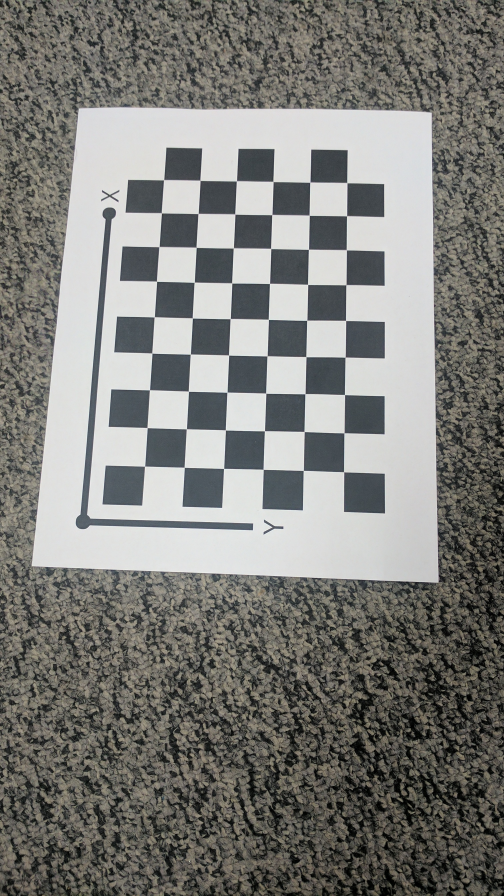
#> input picture data/IMG_20170209_042606.jpg, 1512 x 2688 px (shown at 1/3 size)
$ python Wrapper.py
#> lines starting #> are read from the running program, lines starting #| are printed output that depends on the picture
import cv2
import numpy as np
import argparse
import glob
import math
from scipy.optimize import least_squares
import matplotlib.pyplot as plt

def read_image(images):
  image = [cv2.imread(file)
          for file in images]
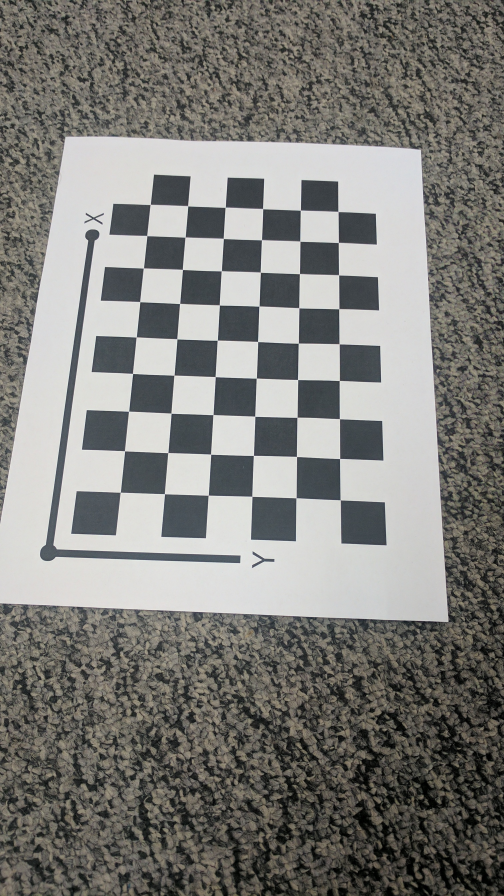
#> input picture data/IMG_20170209_042608.jpg, 1512 x 2688 px (shown at 1/3 size)
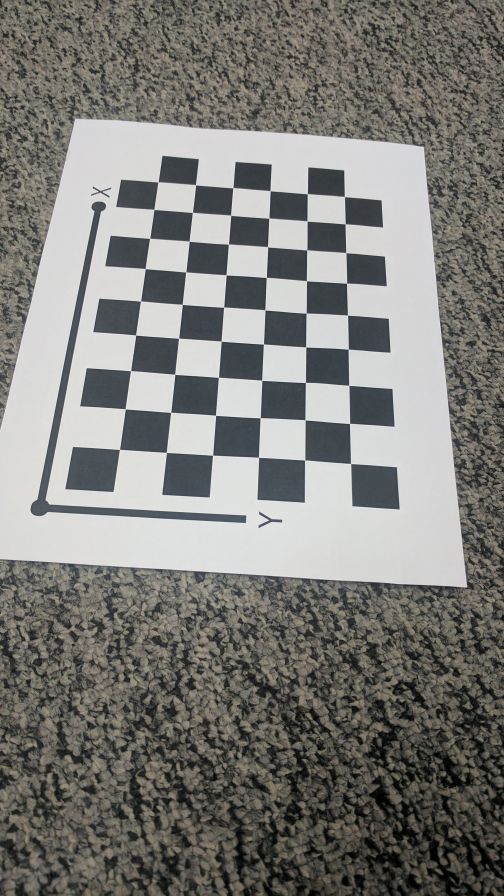
#> input picture data/IMG_20170209_042610.jpg, 1512 x 2688 px (shown at 1/3 size)
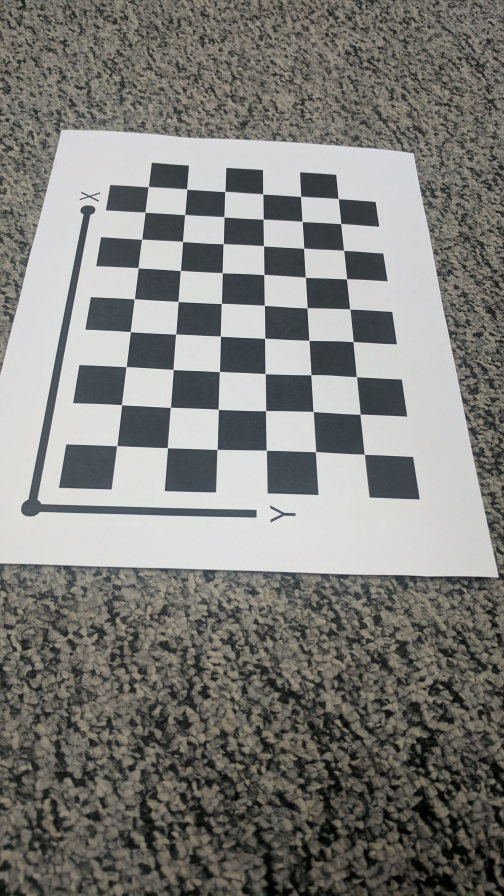
#> input picture data/IMG_20170209_042612.jpg, 1512 x 2688 px (shown at 1/3 size)
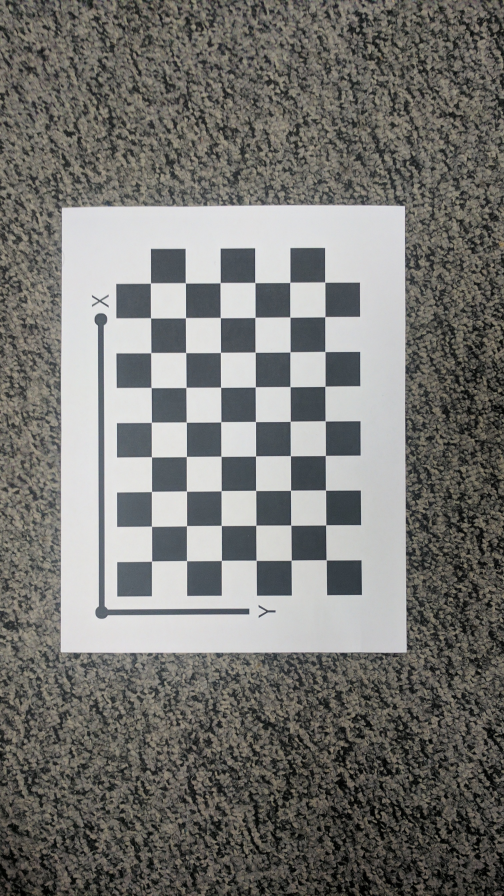
#> input picture data/IMG_20170209_042614.jpg, 1512 x 2688 px (shown at 1/3 size)
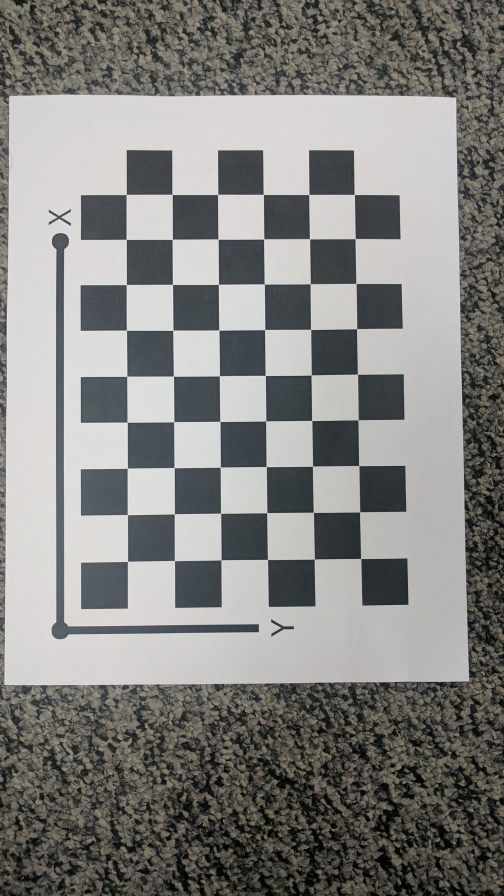
#> input picture data/IMG_20170209_042616.jpg, 1512 x 2688 px (shown at 1/3 size)
#> image = 13 items
  return image


# [32 lines left out: functions generate_extrinsic_params, generate_param_vec, not called in this run]


def vectorv(i, j, H):
    i = i-1
    j = j-1
    vij = [H[0, i]*H[0, j], H[0, i]*H[1, j] + H[1, i]
           * H[0, j], H[1, i]*H[1, j], H[0, i]*H[2, j] + H[2, i]*H[0, j], H[1, i]*H[2, j] + H[2, i]*H[1, j], H[2, i]*H[2, j]]
    v = np.array(vij).reshape(6, 1)
    return v


# [77 lines left out: functions compute_error, final_error, not called in this run]

def main():
  img = ["data/IMG_20170209_042606.jpg", "data/IMG_20170209_042608.jpg", "data/IMG_20170209_042610.jpg", "data/IMG_20170209_042612.jpg", "data/IMG_20170209_042614.jpg", "data/IMG_20170209_042616.jpg", "data/IMG_20170209_042619.jpg", "data/IMG_20170209_042621.jpg", "data/IMG_20170209_042624.jpg", "data/IMG_20170209_042627.jpg", "data/IMG_20170209_042629.jpg", "data/IMG_20170209_042630.jpg", "data/IMG_20170209_042634.jpg"]

  images = read_image(img)
#> images = 13 items


  assert (len(images) > 0), "Unable to read images"

  V = np.ones((1, 6))

  H_list = []
  corner_list = []

  for img in images:

      gray = cv2.cvtColor(img, cv2.COLOR_BGR2GRAY)

      ret, corners = cv2.findChessboardCorners(gray, (9, 6), None)

      corner_list.append(corners)

      camera_list = []

      for k in [0, 8, 53, 45]:
          camera_list.append(corners[k][0])

      camera_list = np.float32(camera_list)

      points_3d = np.float32([(21.5, 21.5), (21.5*9, 21.5),
                        (21.5*9, 6*21.5), (21.5, 6*21.5)])

      H, _ = cv2.findHomography(points_3d, camera_list)
      H_list.append(H)

      V1 = np.vstack((vectorv(1, 2, H).T, (vectorv(1, 1, H)-vectorv(2, 2, H)).T))

      V = np.vstack((V, V1))
#> this loop made 7 passes
#> img on pass 7: None
#> after the loop, H_list = 6 items; V = 13 rows, first 6: [1, 1, 1, 1, 1, 1], [3.19, -26.28, -0.221, 0.00271, 0.00041, -4.06e-08], [-30.12, -6.02, 22.73, 0.00147, -0.00475, 2.43e-07], [6.22, -28.08, -1.1, 0.00638, 0.000175, 1.62e-08], [-38.54, -11.98, 20.24, 0.0018, -0.00914, 1.03e-06], [9.41, -26.7, -2.48, 0.01, 0.00029, 2.13e-07]; corner_list = 6 items


  U, S, L = np.linalg.svd(V[1:])

  b = L[:][5]
  [B11, B12, B22, B13, B23, B33] = b


  c_y = (B12*B13-B11*B23)/(B11*B22-B12**2)

  l = B33-(B13**2+c_y*(B12*B13-B11*B23))/B11


  f_x = math.sqrt(l/B11)

  f_y = math.sqrt(l*B11/(B11*B22-B12**2))


  gama = -1*B12*(f_x**2)*f_y/l


  c_x = gama*c_y/f_y - B13*(f_x**2)/l


  A = np.array([[f_x, gama, c_x], [0, f_y, c_y], [0, 0, 1]])

  print("Pre-distortion K = ", A)


  initial = generate_param_vec(A, 0, 0)
  res = least_squares(compute_error, x0=np.squeeze(initial),
                      method='lm', args=(corner_list, H_list))
  A = np.zeros((3, 3))
  A[0, :] = res.x[2:5]
  A[1, :] = [0, res.x[5], res.x[6]]
  A[2, :] = [0, 0, 1]
  temp = generate_extrinsic_params(A, H)
  print("temp = ",temp)

  print("Post distortion K = ", A)
  K = res.x[:2]
  print("k1,k2 = ", K)

  distortion = np.array([K[0], K[1], 0, 0, 0], dtype=float)

  points_3d = []
  for i in range(6):
      for j in range(9):
          points_3d.append([21.5*(j+1), 21.5*(i+1), 0, 1])

  points_3d = np.array(points_3d)

  for index in range(len(images)):
      undist = cv2.undistort(images[index], A, distortion)
      H = H_list[index]
      final_mean_error = final_error(A, distortion, H_list, corner_list)
      corners = corner_list[index]
      gray = cv2.cvtColor(undist, cv2.COLOR_BGR2GRAY)
      R = generate_extrinsic_params(A, H)
      new_points_3d = np.matmul(R, points_3d.T)
      new_points_3d = new_points_3d/new_points_3d[2]
      P = np.matmul(A, R)
      imgpt = np.matmul(P, points_3d.T)
      corners2 = imgpt/imgpt[2]

      for k in range(54):
        cv2.circle(undist, (int(corners2[0, k]), int(
            corners2[1, k])), 5, (0, 0, 255), 7)

      cv2.imwrite("data/IMG_UNDISTORTED_" + str(index)+".jpg", undist)


  print("Final Mean Error = ", final_mean_error)

if __name__=='__main__':
#> (the run stopped early here; a loop or call above may not have finished)
